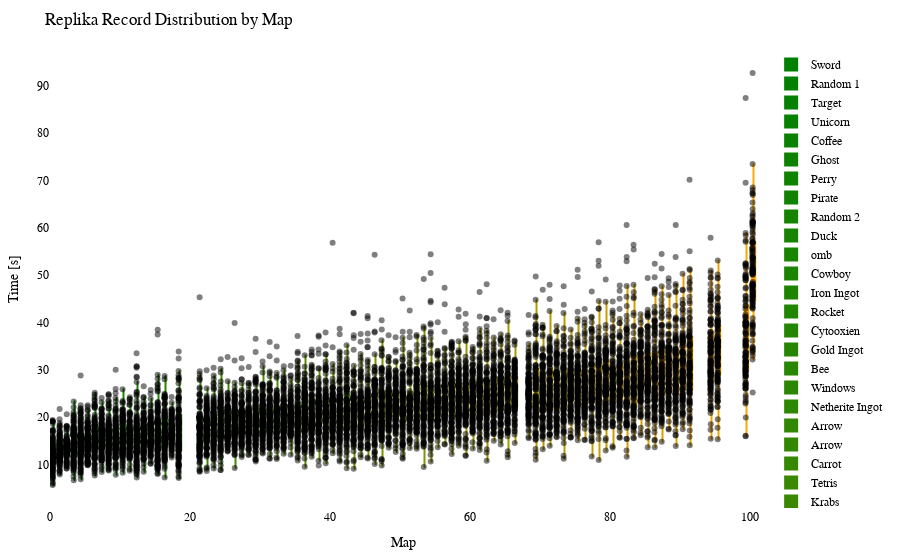

Notebook cell for this chart:
### Code cell
import plotly.graph_objects as go
import plotly.io as pio
from matplotlib.colors import LinearSegmentedColormap, to_hex

df = getRecordsDataframe(minigame="Replika")

# sort df columns by mean value 
df = df.reindex(df.mean().sort_values().index, axis=1)

# drop sum column
df = df.drop(columns=["Sum"])

# replace 25 with NaN
df = df.replace(25, np.nan)

# remove "ms " from column names
df.columns = df.columns.str.replace('ms ', '')

# Exclude the first column (assuming it's the column you don't want to include)
df_to_html = df.iloc[:, 1:]

# Calculate the offset for centering the data points
num_columns = len(df_to_html.columns)
offset = 0.5

# Create a green to orange gradient
cmap = LinearSegmentedColormap.from_list("green_orange", ["green", "orange"])
colors = [to_hex(cmap(i / (num_columns - 1))) for i in range(num_columns)]

# Create a Swarm plot using Plotly
fig = go.Figure()

for i, (column, color) in enumerate(zip(df_to_html.columns, colors)):
    x_values = [i + offset] * len(df_to_html[column])  # Adjust x-values with offset for horizontal centering
    fig.add_trace(go.Box(x=x_values,
                         y=df_to_html[column],
                         name=column,
                         boxpoints='all',
                         pointpos=-0.5,  # Adjust point position to prevent overlapping
                         marker=dict(color='rgba(0,0,0,0.5)', size=6),  # Adjust marker color and size
                         line=dict(color=color),
                         fillcolor=color,
                         hovertext=df_to_html.index,
                         hoverinfo='name+text+y',
                         showlegend=True))

fig.update_layout(title="Replika Record Distribution by Map",
                  xaxis=dict(title="Map"),
                  yaxis=dict(title="Time [s]"),
                  showlegend=True,
                  font=dict(family="Arial", size=12, color="black"),  # Customize font
                  plot_bgcolor="white",  # Set background color
                  margin=dict(l=50, r=50, t=50, b=50),  # Adjust margins for better layout
                  )

# Show the figure
fig.show()

# Export the plot to an HTML file
pio.write_html(fig, "out/repl_swarm_plot.html")

### Figure 1 — Plotly figure (JSON) as saved in the notebook; plotly's stock layout.template omitted (floating-point values rounded to 4 significant figures; data arrays with more than 128 entries replaced by an {"elided": "..."} marker saying what was removed)
{"data": [{"boxpoints": "all", "fillcolor": "#008000", "hoverinfo": "name+text+y", "hovertext": {"elided": "208 str values"}, "line": {"color": "#008000"}, "marker": {"color": "rgba(0,0,0,0.5)", "size": 6}, "name": "Sword", "pointpos": -0.5, "showlegend": true, "type": "box", "x": {"elided": "208 float values"}, "y": {"elided": "208 float values"}}, {"boxpoints": "all", "fillcolor": "#028000", "hoverinfo": "name+text+y", "hovertext": {"elided": "208 str values"}, "line": {"color": "#028000"}, "marker": {"color": "rgba(0,0,0,0.5)", "size": 6}, "name": "Random 1", "pointpos": -0.5, "showlegend": true, "type": "box", "x": {"elided": "208 float values"}, "y": {"elided": "208 float values"}}, {"boxpoints": "all", "fillcolor": "#058100", "hoverinfo": "name+text+y", "hovertext": {"elided": "208 str values"}, "line": {"color": "#058100"}, "marker": {"color": "rgba(0,0,0,0.5)", "size": 6}, "name": "Target", "pointpos": -0.5, "showlegend": true, "type": "box", "x": {"elided": "208 float values"}, "y": {"elided": "208 float values"}}, {"boxpoints": "all", "fillcolor": "#078100", "hoverinfo": "name+text+y", "hovertext": {"elided": "208 str values"}, "line": {"color": "#078100"}, "marker": {"color": "rgba(0,0,0,0.5)", "size": 6}, "name": "Unicorn", "pointpos": -0.5, "showlegend": true, "type": "box", "x": {"elided": "208 float values"}, "y": {"elided": "208 float values"}}, {"boxpoints": "all", "fillcolor": "#0a8100", "hoverinfo": "name+text+y", "hovertext": {"elided": "208 str values"}, "line": {"color": "#0a8100"}, "marker": {"color": "rgba(0,0,0,0.5)", "size": 6}, "name": "Coffee", "pointpos": -0.5, "showlegend": true, "type": "box", "x": {"elided": "208 float values"}, "y": {"elided": "208 float values"}}, {"boxpoints": "all", "fillcolor": "#0c8200", "hoverinfo": "name+text+y", "hovertext": {"elided": "208 str values"}, "line": {"color": "#0c8200"}, "marker": {"color": "rgba(0,0,0,0.5)", "size": 6}, "name": "Ghost", "pointpos": -0.5, "showlegend": true, "type": "box", "x": {"elided": "208 float values"}, "y": {"elided": "208 float values"}}, {"boxpoints": "all", "fillcolor": "#0f8200", "hoverinfo": "name+text+y", "hovertext": {"elided": "208 str values"}, "line": {"color": "#0f8200"}, "marker": {"color": "rgba(0,0,0,0.5)", "size": 6}, "name": "Perry", "pointpos": -0.5, "showlegend": true, "type": "box", "x": {"elided": "208 float values"}, "y": {"elided": "208 float values"}}, {"boxpoints": "all", "fillcolor": "#118200", "hoverinfo": "name+text+y", "hovertext": {"elided": "208 str values"}, "line": {"color": "#118200"}, "marker": {"color": "rgba(0,0,0,0.5)", "size": 6}, "name": "Pirate", "pointpos": -0.5, "showlegend": true, "type": "box", "x": {"elided": "208 float values"}, "y": {"elided": "208 float values"}}, {"boxpoints": "all", "fillcolor": "#148300", "hoverinfo": "name+text+y", "hovertext": {"elided": "208 str values"}, "line": {"color": "#148300"}, "marker": {"color": "rgba(0,0,0,0.5)", "size": 6}, "name": "Random 2", "pointpos": -0.5, "showlegend": true, "type": "box", "x": {"elided": "208 float values"}, "y": {"elided": "208 float values"}}, {"boxpoints": "all", "fillcolor": "#178300", "hoverinfo": "name+text+y", "hovertext": {"elided": "208 str values"}, "line": {"color": "#178300"}, "marker": {"color": "rgba(0,0,0,0.5)", "size": 6}, "name": "Duck", "pointpos": -0.5, "showlegend": true, "type": "box", "x": {"elided": "208 float values"}, "y": {"elided": "208 float values"}}, {"boxpoints": "all", "fillcolor": "#198400", "hoverinfo": "name+text+y", "hovertext": {"elided": "208 str values"}, "line": {"color": "#198400"}, "marker": {"color": "rgba(0,0,0,0.5)", "size": 6}, "name": "omb", "pointpos": -0.5, "showlegend": true, "type": "box", "x": {"elided": "208 float values"}, "y": {"elided": "208 float values"}}, {"boxpoints": "all", "fillcolor": "#1c8400", "hoverinfo": "name+text+y", "hovertext": {"elided": "208 str values"}, "line": {"color": "#1c8400"}, "marker": {"color": "rgba(0,0,0,0.5)", "size": 6}, "name": "Cowboy", "pointpos": -0.5, "showlegend": true, "type": "box", "x": {"elided": "208 float values"}, "y": {"elided": "208 float values"}}, {"boxpoints": "all", "fillcolor": "#1e8400", "hoverinfo": "name+text+y", "hovertext": {"elided": "208 str values"}, "line": {"color": "#1e8400"}, "marker": {"color": "rgba(0,0,0,0.5)", "size": 6}, "name": "Iron Ingot", "pointpos": -0.5, "showlegend": true, "type": "box", "x": {"elided": "208 float values"}, "y": {"elided": "208 float values"}}, {"boxpoints": "all", "fillcolor": "#218500", "hoverinfo": "name+text+y", "hovertext": {"elided": "208 str values"}, "line": {"color": "#218500"}, "marker": {"color": "rgba(0,0,0,0.5)", "size": 6}, "name": "Rocket", "pointpos": -0.5, "showlegend": true, "type": "box", "x": {"elided": "208 float values"}, "y": {"elided": "208 float values"}}, {"boxpoints": "all", "fillcolor": "#238500", "hoverinfo": "name+text+y", "hovertext": {"elided": "208 str values"}, "line": {"color": "#238500"}, "marker": {"color": "rgba(0,0,0,0.5)", "size": 6}, "name": "Cytooxien", "pointpos": -0.5, "showlegend": true, "type": "box", "x": {"elided": "208 float values"}, "y": {"elided": "208 float values"}}, {"boxpoints": "all", "fillcolor": "#268600", "hoverinfo": "name+text+y", "hovertext": {"elided": "208 str values"}, "line": {"color": "#268600"}, "marker": {"color": "rgba(0,0,0,0.5)", "size": 6}, "name": "Gold Ingot", "pointpos": -0.5, "showlegend": true, "type": "box", "x": {"elided": "208 float values"}, "y": {"elided": "208 float values"}}, {"boxpoints": "all", "fillcolor": "#288600", "hoverinfo": "name+text+y", "hovertext": {"elided": "208 str values"}, "line": {"color": "#288600"}, "marker": {"color": "rgba(0,0,0,0.5)", "size": 6}, "name": "Bee", "pointpos": -0.5, "showlegend": true, "type": "box", "x": {"elided": "208 float values"}, "y": {"elided": "208 float values"}}, {"boxpoints": "all", "fillcolor": "#2b8600", "hoverinfo": "name+text+y", "hovertext": {"elided": "208 str values"}, "line": {"color": "#2b8600"}, "marker": {"color": "rgba(0,0,0,0.5)", "size": 6}, "name": "Windows", "pointpos": -0.5, "showlegend": true, "type": "box", "x": {"elided": "208 float values"}, "y": {"elided": "208 float values"}}, {"boxpoints": "all", "fillcolor": "#2e8700", "hoverinfo": "name+text+y", "hovertext": {"elided": "208 str values"}, "line": {"color": "#2e8700"}, "marker": {"color": "rgba(0,0,0,0.5)", "size": 6}, "name": "Netherite Ingot", "pointpos": -0.5, "showlegend": true, "type": "box", "x": {"elided": "208 float values"}, "y": {"elided": "208 float values"}}, {"boxpoints": "all", "fillcolor": "#308700", "hoverinfo": "name+text+y", "hovertext": {"elided": "208 str values"}, "line": {"color": "#308700"}, "marker": {"color": "rgba(0,0,0,0.5)", "size": 6}, "name": "Arrow", "pointpos": -0.5, "showlegend": true, "type": "box", "x": {"elided": "208 float values"}, "y": {"elided": "208x2 float values"}}, {"boxpoints": "all", "fillcolor": "#338700", "hoverinfo": "name+text+y", "hovertext": {"elided": "208 str values"}, "line": {"color": "#338700"}, "marker": {"color": "rgba(0,0,0,0.5)", "size": 6}, "name": "Arrow", "pointpos": -0.5, "showlegend": true, "type": "box", "x": {"elided": "208 float values"}, "y": {"elided": "208x2 float values"}}, {"boxpoints": "all", "fillcolor": "#358800", "hoverinfo": "name+text+y", "hovertext": {"elided": "208 str values"}, "line": {"color": "#358800"}, "marker": {"color": "rgba(0,0,0,0.5)", "size": 6}, "name": "Carrot", "pointpos": -0.5, "showlegend": true, "type": "box", "x": {"elided": "208 float values"}, "y": {"elided": "208 float values"}}, {"boxpoints": "all", "fillcolor": "#388800", "hoverinfo": "name+text+y", "hovertext": {"elided": "208 str values"}, "line": {"color": "#388800"}, "marker": {"color": "rgba(0,0,0,0.5)", "size": 6}, "name": "Tetris", "pointpos": -0.5, "showlegend": true, "type": "box", "x": {"elided": "208 float values"}, "y": {"elided": "208 float values"}}, {"boxpoints": "all", "fillcolor": "#3a8800", "hoverinfo": "name+text+y", "hovertext": {"elided": "208 str values"}, "line": {"color": "#3a8800"}, "marker": {"color": "rgba(0,0,0,0.5)", "size": 6}, "name": "Krabs", "pointpos": -0.5, "showlegend": true, "type": "box", "x": {"elided": "208 float values"}, "y": {"elided": "208 float values"}}, {"boxpoints": "all", "fillcolor": "#3d8900", "hoverinfo": "name+text+y", "hovertext": {"elided": "208 str values"}, "line": {"color": "#3d8900"}, "marker": {"color": "rgba(0,0,0,0.5)", "size": 6}, "name": "Poppy", "pointpos": -0.5, "showlegend": true, "type": "box", "x": {"elided": "208 float values"}, "y": {"elided": "208 float values"}}, {"boxpoints": "all", "fillcolor": "#408900", "hoverinfo": "name+text+y", "hovertext": {"elided": "208 str values"}, "line": {"color": "#408900"}, "marker": {"color": "rgba(0,0,0,0.5)", "size": 6}, "name": "Cookie", "pointpos": -0.5, "showlegend": true, "type": "box", "x": {"elided": "208 float values"}, "y": {"elided": "208 float values"}}, {"boxpoints": "all", "fillcolor": "#428a00", "hoverinfo": "name+text+y", "hovertext": {"elided": "208 str values"}, "line": {"color": "#428a00"}, "marker": {"color": "rgba(0,0,0,0.5)", "size": 6}, "name": "Koopa", "pointpos": -0.5, "showlegend": true, "type": "box", "x": {"elided": "208 float values"}, "y": {"elided": "208 float values"}}, {"boxpoints": "all", "fillcolor": "#458a00", "hoverinfo": "name+text+y", "hovertext": {"elided": "208 str values"}, "line": {"color": "#458a00"}, "marker": {"color": "rgba(0,0,0,0.5)", "size": 6}, "name": "Water Temple", "pointpos": -0.5, "showlegend": true, "type": "box", "x": {"elided": "208 float values"}, "y": {"elided": "208 float values"}}, {"boxpoints": "all", "fillcolor": "#478a00", "hoverinfo": "name+text+y", "hovertext": {"elided": "208 str values"}, "line": {"color": "#478a00"}, "marker": {"color": "rgba(0,0,0,0.5)", "size": 6}, "name": "Twitch", "pointpos": -0.5, "showlegend": true, "type": "box", "x": {"elided": "208 float values"}, "y": {"elided": "208 float values"}}, {"boxpoints": "all", "fillcolor": "#4a8b00", "hoverinfo": "name+text+y", "hovertext": {"elided": "208 str values"}, "line": {"color": "#4a8b00"}, "marker": {"color": "rgba(0,0,0,0.5)", "size": 6}, "name": "Pacman Ghost", "pointpos": -0.5, "showlegend": true, "type": "box", "x": {"elided": "208 float values"}, "y": {"elided": "208 float values"}}, {"boxpoints": "all", "fillcolor": "#4c8b00", "hoverinfo": "name+text+y", "hovertext": {"elided": "208 str values"}, "line": {"color": "#4c8b00"}, "marker": {"color": "rgba(0,0,0,0.5)", "size": 6}, "name": "Diskette", "pointpos": -0.5, "showlegend": true, "type": "box", "x": {"elided": "208 float values"}, "y": {"elided": "208 float values"}}, {"boxpoints": "all", "fillcolor": "#4f8b00", "hoverinfo": "name+text+y", "hovertext": {"elided": "208 str values"}, "line": {"color": "#4f8b00"}, "marker": {"color": "rgba(0,0,0,0.5)", "size": 6}, "name": "Mario", "pointpos": -0.5, "showlegend": true, "type": "box", "x": {"elided": "208 float values"}, "y": {"elided": "208 float values"}}, {"boxpoints": "all", "fillcolor": "#518c00", "hoverinfo": "name+text+y", "hovertext": {"elided": "208 str values"}, "line": {"color": "#518c00"}, "marker": {"color": "rgba(0,0,0,0.5)", "size": 6}, "name": "Controller", "pointpos": -0.5, "showlegend": true, "type": "box", "x": {"elided": "208 float values"}, "y": {"elided": "208 float values"}}, {"boxpoints": "all", "fillcolor": "#548c00", "hoverinfo": "name+text+y", "hovertext": {"elided": "208 str values"}, "line": {"color": "#548c00"}, "marker": {"color": "rgba(0,0,0,0.5)", "size": 6}, "name": "Poke Ball", "pointpos": -0.5, "showlegend": true, "type": "box", "x": {"elided": "208 float values"}, "y": {"elided": "208 float values"}}, {"boxpoints": "all", "fillcolor": "#578d00", "hoverinfo": "name+text+y", "hovertext": {"elided": "208 str values"}, "line": {"color": "#578d00"}, "marker": {"color": "rgba(0,0,0,0.5)", "size": 6}, "name": "Camera", "pointpos": -0.5, "showlegend": true, "type": "box", "x": {"elided": "208 float values"}, "y": {"elided": "208 float values"}}, {"boxpoints": "all", "fillcolor": "#598d00", "hoverinfo": "name+text+y", "hovertext": {"elided": "208 str values"}, "line": {"color": "#598d00"}, "marker": {"color": "rgba(0,0,0,0.5)", "size": 6}, "name": "House", "pointpos": -0.5, "showlegend": true, "type": "box", "x": {"elided": "208 float values"}, "y": {"elided": "208 float values"}}, {"boxpoints": "all", "fillcolor": "#5c8d00", "hoverinfo": "name+text+y", "hovertext": {"elided": "208 str values"}, "line": {"color": "#5c8d00"}, "marker": {"color": "rgba(0,0,0,0.5)", "size": 6}, "name": "Caterpie", "pointpos": -0.5, "showlegend": true, "type": "box", "x": {"elided": "208 float values"}, "y": {"elided": "208 float values"}}, {"boxpoints": "all", "fillcolor": "#5e8e00", "hoverinfo": "name+text+y", "hovertext": {"elided": "208 str values"}, "line": {"color": "#5e8e00"}, "marker": {"color": "rgba(0,0,0,0.5)", "size": 6}, "name": "YouTube", "pointpos": -0.5, "showlegend": true, "type": "box", "x": {"elided": "208 float values"}, "y": {"elided": "208 float values"}}, {"boxpoints": "all", "fillcolor": "#618e00", "hoverinfo": "name+text+y", "hovertext": {"elided": "208 str values"}, "line": {"color": "#618e00"}, "marker": {"color": "rgba(0,0,0,0.5)", "size": 6}, "name": "Parrot", "pointpos": -0.5, "showlegend": true, "type": "box", "x": {"elided": "208 float values"}, "y": {"elided": "208 float values"}}, {"boxpoints": "all", "fillcolor": "#638e00", "hoverinfo": "name+text+y", "hovertext": {"elided": "208 str values"}, "line": {"color": "#638e00"}, "marker": {"color": "rgba(0,0,0,0.5)", "size": 6}, "name": "Sonic", "pointpos": -0.5, "showlegend": true, "type": "box", "x": {"elided": "208 float values"}, "y": {"elided": "208 float values"}}, {"boxpoints": "all", "fillcolor": "#668f00", "hoverinfo": "name+text+y", "hovertext": {"elided": "208 str values"}, "line": {"color": "#668f00"}, "marker": {"color": "rgba(0,0,0,0.5)", "size": 6}, "name": "Twitter", "pointpos": -0.5, "showlegend": true, "type": "box", "x": {"elided": "208 float values"}, "y": {"elided": "208 float values"}}, {"boxpoints": "all", "fillcolor": "#688f00", "hoverinfo": "name+text+y", "hovertext": {"elided": "208 str values"}, "line": {"color": "#688f00"}, "marker": {"color": "rgba(0,0,0,0.5)", "size": 6}, "name": "Chicken", "pointpos": -0.5, "showlegend": true, "type": "box", "x": {"elided": "208 float values"}, "y": {"elided": "208 float values"}}, {"boxpoints": "all", "fillcolor": "#6b9000", "hoverinfo": "name+text+y", "hovertext": {"elided": "208 str values"}, "line": {"color": "#6b9000"}, "marker": {"color": "rgba(0,0,0,0.5)", "size": 6}, "name": "Excavator", "pointpos": -0.5, "showlegend": true, "type": "box", "x": {"elided": "208 float values"}, "y": {"elided": "208 float values"}}, {"boxpoints": "all", "fillcolor": "#6e9000", "hoverinfo": "name+text+y", "hovertext": {"elided": "208 str values"}, "line": {"color": "#6e9000"}, "marker": {"color": "rgba(0,0,0,0.5)", "size": 6}, "name": "Baby Yoda", "pointpos": -0.5, "showlegend": true, "type": "box", "x": {"elided": "208 float values"}, "y": {"elided": "208 float values"}}, {"boxpoints": "all", "fillcolor": "#709000", "hoverinfo": "name+text+y", "hovertext": {"elided": "208 str values"}, "line": {"color": "#709000"}, "marker": {"color": "rgba(0,0,0,0.5)", "size": 6}, "name": "of Meat", "pointpos": -0.5, "showlegend": true, "type": "box", "x": {"elided": "208 float values"}, "y": {"elided": "208 float values"}}, {"boxpoints": "all", "fillcolor": "#739100", "hoverinfo": "name+text+y", "hovertext": {"elided": "208 str values"}, "line": {"color": "#739100"}, "marker": {"color": "rgba(0,0,0,0.5)", "size": 6}, "name": "Frog", "pointpos": -0.5, "showlegend": true, "type": "box", "x": {"elided": "208 float values"}, "y": {"elided": "208 float values"}}, {"boxpoints": "all", "fillcolor": "#759100", "hoverinfo": "name+text+y", "hovertext": {"elided": "208 str values"}, "line": {"color": "#759100"}, "marker": {"color": "rgba(0,0,0,0.5)", "size": 6}, "name": "Egg", "pointpos": -0.5, "showlegend": true, "type": "box", "x": {"elided": "208 float values"}, "y": {"elided": "208 float values"}}, {"boxpoints": "all", "fillcolor": "#789100", "hoverinfo": "name+text+y", "hovertext": {"elided": "208 str values"}, "line": {"color": "#789100"}, "marker": {"color": "rgba(0,0,0,0.5)", "size": 6}, "name": "Fox", "pointpos": -0.5, "showlegend": true, "type": "box", "x": {"elided": "208 float values"}, "y": {"elided": "208 float values"}}, {"boxpoints": "all", "fillcolor": "#7a9200", "hoverinfo": "name+text+y", "hovertext": {"elided": "208 str values"}, "line": {"color": "#7a9200"}, "marker": {"color": "rgba(0,0,0,0.5)", "size": 6}, "name": "Thinking", "pointpos": -0.5, "showlegend": true, "type": "box", "x": {"elided": "208 float values"}, "y": {"elided": "208 float values"}}, {"boxpoints": "all", "fillcolor": "#7d9200", "hoverinfo": "name+text+y", "hovertext": {"elided": "208 str values"}, "line": {"color": "#7d9200"}, "marker": {"color": "rgba(0,0,0,0.5)", "size": 6}, "name": "Thinking 2", "pointpos": -0.5, "showlegend": true, "type": "box", "x": {"elided": "208 float values"}, "y": {"elided": "208 float values"}}, {"boxpoints": "all", "fillcolor": "#809300", "hoverinfo": "name+text+y", "hovertext": {"elided": "208 str values"}, "line": {"color": "#809300"}, "marker": {"color": "rgba(0,0,0,0.5)", "size": 6}, "name": "The Sea", "pointpos": -0.5, "showlegend": true, "type": "box", "x": {"elided": "208 float values"}, "y": {"elided": "208 float values"}}, {"boxpoints": "all", "fillcolor": "#829300", "hoverinfo": "name+text+y", "hovertext": {"elided": "208 str values"}, "line": {"color": "#829300"}, "marker": {"color": "rgba(0,0,0,0.5)", "size": 6}, "name": "ppHop 2", "pointpos": -0.5, "showlegend": true, "type": "box", "x": {"elided": "208 float values"}, "y": {"elided": "208 float values"}}, {"boxpoints": "all", "fillcolor": "#859300", "hoverinfo": "name+text+y", "hovertext": {"elided": "208 str values"}, "line": {"color": "#859300"}, "marker": {"color": "rgba(0,0,0,0.5)", "size": 6}, "name": "Tree", "pointpos": -0.5, "showlegend": true, "type": "box", "x": {"elided": "208 float values"}, "y": {"elided": "208 float values"}}, {"boxpoints": "all", "fillcolor": "#879400", "hoverinfo": "name+text+y", "hovertext": {"elided": "208 str values"}, "line": {"color": "#879400"}, "marker": {"color": "rgba(0,0,0,0.5)", "size": 6}, "name": "Sheep", "pointpos": -0.5, "showlegend": true, "type": "box", "x": {"elided": "208 float values"}, "y": {"elided": "208 float values"}}, {"boxpoints": "all", "fillcolor": "#8a9400", "hoverinfo": "name+text+y", "hovertext": {"elided": "208 str values"}, "line": {"color": "#8a9400"}, "marker": {"color": "rgba(0,0,0,0.5)", "size": 6}, "name": "Pizza", "pointpos": -0.5, "showlegend": true, "type": "box", "x": {"elided": "208 float values"}, "y": {"elided": "208 float values"}}, {"boxpoints": "all", "fillcolor": "#8c9400", "hoverinfo": "name+text+y", "hovertext": {"elided": "208 str values"}, "line": {"color": "#8c9400"}, "marker": {"color": "rgba(0,0,0,0.5)", "size": 6}, "name": "Skeleton", "pointpos": -0.5, "showlegend": true, "type": "box", "x": {"elided": "208 float values"}, "y": {"elided": "208 float values"}}, {"boxpoints": "all", "fillcolor": "#8f9500", "hoverinfo": "name+text+y", "hovertext": {"elided": "208 str values"}, "line": {"color": "#8f9500"}, "marker": {"color": "rgba(0,0,0,0.5)", "size": 6}, "name": "Up", "pointpos": -0.5, "showlegend": true, "type": "box", "x": {"elided": "208 float values"}, "y": {"elided": "208 float values"}}, {"boxpoints": "all", "fillcolor": "#919500", "hoverinfo": "name+text+y", "hovertext": {"elided": "208 str values"}, "line": {"color": "#919500"}, "marker": {"color": "rgba(0,0,0,0.5)", "size": 6}, "name": "French Fries", "pointpos": -0.5, "showlegend": true, "type": "box", "x": {"elided": "208 float values"}, "y": {"elided": "208 float values"}}, {"boxpoints": "all", "fillcolor": "#949500", "hoverinfo": "name+text+y", "hovertext": {"elided": "208 str values"}, "line": {"color": "#949500"}, "marker": {"color": "rgba(0,0,0,0.5)", "size": 6}, "name": "Heart", "pointpos": -0.5, "showlegend": true, "type": "box", "x": {"elided": "208 float values"}, "y": {"elided": "208 float values"}}, {"boxpoints": "all", "fillcolor": "#979600", "hoverinfo": "name+text+y", "hovertext": {"elided": "208 str values"}, "line": {"color": "#979600"}, "marker": {"color": "rgba(0,0,0,0.5)", "size": 6}, "name": "Mountain", "pointpos": -0.5, "showlegend": true, "type": "box", "x": {"elided": "208 float values"}, "y": {"elided": "208 float values"}}, {"boxpoints": "all", "fillcolor": "#999600", "hoverinfo": "name+text+y", "hovertext": {"elided": "208 str values"}, "line": {"color": "#999600"}, "marker": {"color": "rgba(0,0,0,0.5)", "size": 6}, "name": "Among Us", "pointpos": -0.5, "showlegend": true, "type": "box", "x": {"elided": "208 float values"}, "y": {"elided": "208 float values"}}, {"boxpoints": "all", "fillcolor": "#9c9700", "hoverinfo": "name+text+y", "hovertext": {"elided": "208 str values"}, "line": {"color": "#9c9700"}, "marker": {"color": "rgba(0,0,0,0.5)", "size": 6}, "name": "Wizard", "pointpos": -0.5, "showlegend": true, "type": "box", "x": {"elided": "208 float values"}, "y": {"elided": "208 float values"}}, {"boxpoints": "all", "fillcolor": "#9e9700", "hoverinfo": "name+text+y", "hovertext": {"elided": "208 str values"}, "line": {"color": "#9e9700"}, "marker": {"color": "rgba(0,0,0,0.5)", "size": 6}, "name": "Cherry", "pointpos": -0.5, "showlegend": true, "type": "box", "x": {"elided": "208 float values"}, "y": {"elided": "208 float values"}}, {"boxpoints": "all", "fillcolor": "#a19700", "hoverinfo": "name+text+y", "hovertext": {"elided": "208 str values"}, "line": {"color": "#a19700"}, "marker": {"color": "rgba(0,0,0,0.5)", "size": 6}, "name": "Galaxian Alien", "pointpos": -0.5, "showlegend": true, "type": "box", "x": {"elided": "208 float values"}, "y": {"elided": "208 float values"}}, {"boxpoints": "all", "fillcolor": "#a39800", "hoverinfo": "name+text+y", "hovertext": {"elided": "208 str values"}, "line": {"color": "#a39800"}, "marker": {"color": "rgba(0,0,0,0.5)", "size": 6}, "name": "Hourglass", "pointpos": -0.5, "showlegend": true, "type": "box", "x": {"elided": "208 float values"}, "y": {"elided": "208 float values"}}, {"boxpoints": "all", "fillcolor": "#a69800", "hoverinfo": "name+text+y", "hovertext": {"elided": "208 str values"}, "line": {"color": "#a69800"}, "marker": {"color": "rgba(0,0,0,0.5)", "size": 6}, "name": "Eevee", "pointpos": -0.5, "showlegend": true, "type": "box", "x": {"elided": "208 float values"}, "y": {"elided": "208 float values"}}, {"boxpoints": "all", "fillcolor": "#a89800", "hoverinfo": "name+text+y", "hovertext": {"elided": "208 str values"}, "line": {"color": "#a89800"}, "marker": {"color": "rgba(0,0,0,0.5)", "size": 6}, "name": "Blue Monster", "pointpos": -0.5, "showlegend": true, "type": "box", "x": {"elided": "208 float values"}, "y": {"elided": "208 float values"}}, {"boxpoints": "all", "fillcolor": "#ab9900", "hoverinfo": "name+text+y", "hovertext": {"elided": "208 str values"}, "line": {"color": "#ab9900"}, "marker": {"color": "rgba(0,0,0,0.5)", "size": 6}, "name": "Cow", "pointpos": -0.5, "showlegend": true, "type": "box", "x": {"elided": "208 float values"}, "y": {"elided": "208x2 float values"}}, {"boxpoints": "all", "fillcolor": "#ae9900", "hoverinfo": "name+text+y", "hovertext": {"elided": "208 str values"}, "line": {"color": "#ae9900"}, "marker": {"color": "rgba(0,0,0,0.5)", "size": 6}, "name": "Spider", "pointpos": -0.5, "showlegend": true, "type": "box", "x": {"elided": "208 float values"}, "y": {"elided": "208 float values"}}, {"boxpoints": "all", "fillcolor": "#b09a00", "hoverinfo": "name+text+y", "hovertext": {"elided": "208 str values"}, "line": {"color": "#b09a00"}, "marker": {"color": "rgba(0,0,0,0.5)", "size": 6}, "name": "Penguin", "pointpos": -0.5, "showlegend": true, "type": "box", "x": {"elided": "208 float values"}, "y": {"elided": "208 float values"}}, {"boxpoints": "all", "fillcolor": "#b39a00", "hoverinfo": "name+text+y", "hovertext": {"elided": "208 str values"}, "line": {"color": "#b39a00"}, "marker": {"color": "rgba(0,0,0,0.5)", "size": 6}, "name": "ppHop 1", "pointpos": -0.5, "showlegend": true, "type": "box", "x": {"elided": "208 float values"}, "y": {"elided": "208 float values"}}, {"boxpoints": "all", "fillcolor": "#b59a00", "hoverinfo": "name+text+y", "hovertext": {"elided": "208 str values"}, "line": {"color": "#b59a00"}, "marker": {"color": "rgba(0,0,0,0.5)", "size": 6}, "name": "Zombie", "pointpos": -0.5, "showlegend": true, "type": "box", "x": {"elided": "208 float values"}, "y": {"elided": "208 float values"}}, {"boxpoints": "all", "fillcolor": "#b89b00", "hoverinfo": "name+text+y", "hovertext": {"elided": "208 str values"}, "line": {"color": "#b89b00"}, "marker": {"color": "rgba(0,0,0,0.5)", "size": 6}, "name": "Turtle", "pointpos": -0.5, "showlegend": true, "type": "box", "x": {"elided": "208 float values"}, "y": {"elided": "208 float values"}}, {"boxpoints": "all", "fillcolor": "#ba9b00", "hoverinfo": "name+text+y", "hovertext": {"elided": "208 str values"}, "line": {"color": "#ba9b00"}, "marker": {"color": "rgba(0,0,0,0.5)", "size": 6}, "name": "Mouse", "pointpos": -0.5, "showlegend": true, "type": "box", "x": {"elided": "208 float values"}, "y": {"elided": "208 float values"}}, {"boxpoints": "all", "fillcolor": "#bd9b00", "hoverinfo": "name+text+y", "hovertext": {"elided": "208 str values"}, "line": {"color": "#bd9b00"}, "marker": {"color": "rgba(0,0,0,0.5)", "size": 6}, "name": "Slime", "pointpos": -0.5, "showlegend": true, "type": "box", "x": {"elided": "208 float values"}, "y": {"elided": "208 float values"}}, {"boxpoints": "all", "fillcolor": "#c09c00", "hoverinfo": "name+text+y", "hovertext": {"elided": "208 str values"}, "line": {"color": "#c09c00"}, "marker": {"color": "rgba(0,0,0,0.5)", "size": 6}, "name": "muss los", "pointpos": -0.5, "showlegend": true, "type": "box", "x": {"elided": "208 float values"}, "y": {"elided": "208 float values"}}, {"boxpoints": "all", "fillcolor": "#c29c00", "hoverinfo": "name+text+y", "hovertext": {"elided": "208 str values"}, "line": {"color": "#c29c00"}, "marker": {"color": "rgba(0,0,0,0.5)", "size": 6}, "name": "Instagram", "pointpos": -0.5, "showlegend": true, "type": "box", "x": {"elided": "208 float values"}, "y": {"elided": "208 float values"}}, {"boxpoints": "all", "fillcolor": "#c59d00", "hoverinfo": "name+text+y", "hovertext": {"elided": "208 str values"}, "line": {"color": "#c59d00"}, "marker": {"color": "rgba(0,0,0,0.5)", "size": 6}, "name": "Skeleton Skull", "pointpos": -0.5, "showlegend": true, "type": "box", "x": {"elided": "208 float values"}, "y": {"elided": "208 float values"}}, {"boxpoints": "all", "fillcolor": "#c79d00", "hoverinfo": "name+text+y", "hovertext": {"elided": "208 str values"}, "line": {"color": "#c79d00"}, "marker": {"color": "rgba(0,0,0,0.5)", "size": 6}, "name": "Blinky", "pointpos": -0.5, "showlegend": true, "type": "box", "x": {"elided": "208 float values"}, "y": {"elided": "208 float values"}}, {"boxpoints": "all", "fillcolor": "#ca9d00", "hoverinfo": "name+text+y", "hovertext": {"elided": "208 str values"}, "line": {"color": "#ca9d00"}, "marker": {"color": "rgba(0,0,0,0.5)", "size": 6}, "name": "Cake", "pointpos": -0.5, "showlegend": true, "type": "box", "x": {"elided": "208 float values"}, "y": {"elided": "208 float values"}}, {"boxpoints": "all", "fillcolor": "#cc9e00", "hoverinfo": "name+text+y", "hovertext": {"elided": "208 str values"}, "line": {"color": "#cc9e00"}, "marker": {"color": "rgba(0,0,0,0.5)", "size": 6}, "name": "Charizard", "pointpos": -0.5, "showlegend": true, "type": "box", "x": {"elided": "208 float values"}, "y": {"elided": "208 float values"}}, {"boxpoints": "all", "fillcolor": "#cf9e00", "hoverinfo": "name+text+y", "hovertext": {"elided": "208 str values"}, "line": {"color": "#cf9e00"}, "marker": {"color": "rgba(0,0,0,0.5)", "size": 6}, "name": "Globe", "pointpos": -0.5, "showlegend": true, "type": "box", "x": {"elided": "208 float values"}, "y": {"elided": "208 float values"}}, {"boxpoints": "all", "fillcolor": "#d19e00", "hoverinfo": "name+text+y", "hovertext": {"elided": "208 str values"}, "line": {"color": "#d19e00"}, "marker": {"color": "rgba(0,0,0,0.5)", "size": 6}, "name": "Apple", "pointpos": -0.5, "showlegend": true, "type": "box", "x": {"elided": "208 float values"}, "y": {"elided": "208 float values"}}, {"boxpoints": "all", "fillcolor": "#d49f00", "hoverinfo": "name+text+y", "hovertext": {"elided": "208 str values"}, "line": {"color": "#d49f00"}, "marker": {"color": "rgba(0,0,0,0.5)", "size": 6}, "name": "Princess", "pointpos": -0.5, "showlegend": true, "type": "box", "x": {"elided": "208 float values"}, "y": {"elided": "208 float values"}}, {"boxpoints": "all", "fillcolor": "#d79f00", "hoverinfo": "name+text+y", "hovertext": {"elided": "208 str values"}, "line": {"color": "#d79f00"}, "marker": {"color": "rgba(0,0,0,0.5)", "size": 6}, "name": "TNT", "pointpos": -0.5, "showlegend": true, "type": "box", "x": {"elided": "208 float values"}, "y": {"elided": "208 float values"}}, {"boxpoints": "all", "fillcolor": "#d99f00", "hoverinfo": "name+text+y", "hovertext": {"elided": "208 str values"}, "line": {"color": "#d99f00"}, "marker": {"color": "rgba(0,0,0,0.5)", "size": 6}, "name": "Smurf", "pointpos": -0.5, "showlegend": true, "type": "box", "x": {"elided": "208 float values"}, "y": {"elided": "208 float values"}}, {"boxpoints": "all", "fillcolor": "#dca000", "hoverinfo": "name+text+y", "hovertext": {"elided": "208 str values"}, "line": {"color": "#dca000"}, "marker": {"color": "rgba(0,0,0,0.5)", "size": 6}, "name": "Kitty", "pointpos": -0.5, "showlegend": true, "type": "box", "x": {"elided": "208 float values"}, "y": {"elided": "208 float values"}}, {"boxpoints": "all", "fillcolor": "#dea000", "hoverinfo": "name+text+y", "hovertext": {"elided": "208 str values"}, "line": {"color": "#dea000"}, "marker": {"color": "rgba(0,0,0,0.5)", "size": 6}, "name": "Robin Hood", "pointpos": -0.5, "showlegend": true, "type": "box", "x": {"elided": "208 float values"}, "y": {"elided": "208 float values"}}, {"boxpoints": "all", "fillcolor": "#e1a100", "hoverinfo": "name+text+y", "hovertext": {"elided": "208 str values"}, "line": {"color": "#e1a100"}, "marker": {"color": "rgba(0,0,0,0.5)", "size": 6}, "name": "Mooshroom", "pointpos": -0.5, "showlegend": true, "type": "box", "x": {"elided": "208 float values"}, "y": {"elided": "208 float values"}}, {"boxpoints": "all", "fillcolor": "#e3a100", "hoverinfo": "name+text+y", "hovertext": {"elided": "208 str values"}, "line": {"color": "#e3a100"}, "marker": {"color": "rgba(0,0,0,0.5)", "size": 6}, "name": "Toad", "pointpos": -0.5, "showlegend": true, "type": "box", "x": {"elided": "208 float values"}, "y": {"elided": "208 float values"}}, {"boxpoints": "all", "fillcolor": "#e6a100", "hoverinfo": "name+text+y", "hovertext": {"elided": "208 str values"}, "line": {"color": "#e6a100"}, "marker": {"color": "rgba(0,0,0,0.5)", "size": 6}, "name": "Guardian", "pointpos": -0.5, "showlegend": true, "type": "box", "x": {"elided": "208 float values"}, "y": {"elided": "208 float values"}}, {"boxpoints": "all", "fillcolor": "#e8a200", "hoverinfo": "name+text+y", "hovertext": {"elided": "208 str values"}, "line": {"color": "#e8a200"}, "marker": {"color": "rgba(0,0,0,0.5)", "size": 6}, "name": "Ender Pearl", "pointpos": -0.5, "showlegend": true, "type": "box", "x": {"elided": "208 float values"}, "y": {"elided": "208 float values"}}, {"boxpoints": "all", "fillcolor": "#eba200", "hoverinfo": "name+text+y", "hovertext": {"elided": "208 str values"}, "line": {"color": "#eba200"}, "marker": {"color": "rgba(0,0,0,0.5)", "size": 6}, "name": "Doge", "pointpos": -0.5, "showlegend": true, "type": "box", "x": {"elided": "208 float values"}, "y": {"elided": "208x2 float values"}}, {"boxpoints": "all", "fillcolor": "#eea300", "hoverinfo": "name+text+y", "hovertext": {"elided": "208 str values"}, "line": {"color": "#eea300"}, "marker": {"color": "rgba(0,0,0,0.5)", "size": 6}, "name": "Cow", "pointpos": -0.5, "showlegend": true, "type": "box", "x": {"elided": "208 float values"}, "y": {"elided": "208x2 float values"}}, {"boxpoints": "all", "fillcolor": "#f0a300", "hoverinfo": "name+text+y", "hovertext": {"elided": "208 str values"}, "line": {"color": "#f0a300"}, "marker": {"color": "rgba(0,0,0,0.5)", "size": 6}, "name": "Kirby", "pointpos": -0.5, "showlegend": true, "type": "box", "x": {"elided": "208 float values"}, "y": {"elided": "208 float values"}}, {"boxpoints": "all", "fillcolor": "#f3a300", "hoverinfo": "name+text+y", "hovertext": {"elided": "208 str values"}, "line": {"color": "#f3a300"}, "marker": {"color": "rgba(0,0,0,0.5)", "size": 6}, "name": "Piranha Plant", "pointpos": -0.5, "showlegend": true, "type": "box", "x": {"elided": "208 float values"}, "y": {"elided": "208 float values"}}, {"boxpoints": "all", "fillcolor": "#f5a400", "hoverinfo": "name+text+y", "hovertext": {"elided": "208 str values"}, "line": {"color": "#f5a400"}, "marker": {"color": "rgba(0,0,0,0.5)", "size": 6}, "name": "Deadpool", "pointpos": -0.5, "showlegend": true, "type": "box", "x": {"elided": "208 float values"}, "y": {"elided": "208x2 float values"}}, {"boxpoints": "all", "fillcolor": "#f8a400", "hoverinfo": "name+text+y", "hovertext": {"elided": "208 str values"}, "line": {"color": "#f8a400"}, "marker": {"color": "rgba(0,0,0,0.5)", "size": 6}, "name": "Doge", "pointpos": -0.5, "showlegend": true, "type": "box", "x": {"elided": "208 float values"}, "y": {"elided": "208x2 float values"}}, {"boxpoints": "all", "fillcolor": "#faa400", "hoverinfo": "name+text+y", "hovertext": {"elided": "208 str values"}, "line": {"color": "#faa400"}, "marker": {"color": "rgba(0,0,0,0.5)", "size": 6}, "name": "Deadpool", "pointpos": -0.5, "showlegend": true, "type": "box", "x": {"elided": "208 float values"}, "y": {"elided": "208x2 float values"}}, {"boxpoints": "all", "fillcolor": "#fda500", "hoverinfo": "name+text+y", "hovertext": {"elided": "208 str values"}, "line": {"color": "#fda500"}, "marker": {"color": "rgba(0,0,0,0.5)", "size": 6}, "name": "Pikachu", "pointpos": -0.5, "showlegend": true, "type": "box", "x": {"elided": "208 float values"}, "y": {"elided": "208 float values"}}, {"boxpoints": "all", "fillcolor": "#ffa500", "hoverinfo": "name+text+y", "hovertext": {"elided": "208 str values"}, "line": {"color": "#ffa500"}, "marker": {"color": "rgba(0,0,0,0.5)", "size": 6}, "name": "Creeper", "pointpos": -0.5, "showlegend": true, "type": "box", "x": {"elided": "208 float values"}, "y": {"elided": "208 float values"}}], "layout": {"font": {"color": "black", "family": "Arial", "size": 12}, "margin": {"b": 50, "l": 50, "r": 50, "t": 50}, "plot_bgcolor": "white", "showlegend": true, "title": {"text": "Replika Record Distribution by Map"}, "xaxis": {"title": {"text": "Map"}}, "yaxis": {"title": {"text": "Time [s]"}}}}
